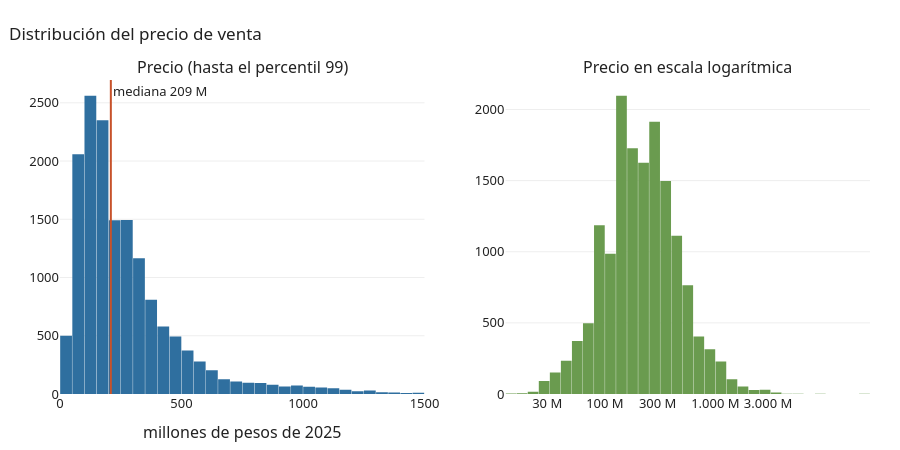

Here is the notebook cell this chart was saved with:
### Code cell
p = viv.precio_M
fig = make_subplots(1, 2, subplot_titles=("Precio (hasta el percentil 99)", "Precio en escala logarítmica"))
fig.add_histogram(x=p[p <= p.quantile(0.99)], nbinsx=60, marker_color=AZUL, row=1, col=1,
                  hovertemplate="%{x} M: %{y} ventas<extra></extra>")
fig.add_vline(x=p.median(), line_color=ROJO, line_width=2, row=1, col=1,
              annotation_text=f"mediana {p.median():,.0f} M")
fig.add_histogram(x=np.log10(viv.precio_real), nbinsx=60, marker_color=VERDE, row=1, col=2,
                  hovertemplate="%{y} ventas<extra></extra>")
marcas = [1e7, 3e7, 1e8, 3e8, 1e9, 3e9]
fig.update_xaxes(tickvals=np.log10(marcas), ticktext=["10 M", "30 M", "100 M", "300 M", "1.000 M", "3.000 M"], row=1, col=2)
fig.update_xaxes(title_text="millones de pesos de 2025", row=1, col=1)
fig.update_layout(showlegend=False, bargap=0.03)
mostrar(fig, "Distribución del precio de venta")

viv[["precio_real", "area", "precio_m2_real"]].describe(percentiles=[.05, .25, .5, .75, .95]).T

### Figure 1 — Plotly figure (JSON) as saved in the notebook; plotly's stock layout.template omitted (floating-point values rounded to 4 significant figures; data arrays with more than 128 entries replaced by an {"elided": "..."} marker saying what was removed)
{"data": [{"hovertemplate": "%{x} M: %{y} ventas<extra></extra>", "marker": {"color": "#2F6F9F"}, "nbinsx": 60, "type": "histogram", "x": {"elided": "15304 float values"}, "xaxis": "x", "yaxis": "y"}, {"hovertemplate": "%{y} ventas<extra></extra>", "marker": {"color": "#6A9B4F"}, "nbinsx": 60, "type": "histogram", "x": {"elided": "15459 float values"}, "xaxis": "x2", "yaxis": "y2"}], "layout": {"annotations": [{"font": {"size": 16}, "showarrow": false, "text": "Precio (hasta el percentil 99)", "x": 0.225, "xanchor": "center", "xref": "paper", "y": 1.0, "yanchor": "bottom", "yref": "paper"}, {"font": {"size": 16}, "showarrow": false, "text": "Precio en escala logarítmica", "x": 0.775, "xanchor": "center", "xref": "paper", "y": 1.0, "yanchor": "bottom", "yref": "paper"}, {"showarrow": false, "text": "mediana 209 M", "x": 209.2, "xanchor": "left", "xref": "x", "y": 1, "yanchor": "top", "yref": "y domain"}], "bargap": 0.03, "height": 450, "shapes": [{"line": {"color": "#C7522A", "width": 2}, "type": "line", "x0": 209.2, "x1": 209.2, "xref": "x", "y0": 0, "y1": 1, "yref": "y domain"}], "showlegend": false, "title": {"text": "Distribución del precio de venta"}, "xaxis": {"anchor": "y", "domain": [0.0, 0.45], "title": {"text": "millones de pesos de 2025"}}, "xaxis2": {"anchor": "y2", "domain": [0.55, 1.0], "ticktext": ["10 M", "30 M", "100 M", "300 M", "1.000 M", "3.000 M"], "tickvals": [7.0, 7.477, 8.0, 8.477, 9.0, 9.477]}, "yaxis": {"anchor": "x", "domain": [0.0, 1.0]}, "yaxis2": {"anchor": "x2", "domain": [0.0, 1.0]}}}
